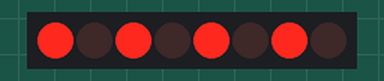
This sketch was run on a simulated Arduino Uno, built with avr-gcc and run on an emulated ATmega328P. Parts: 8 shift-register outputs drawn as a row of LEDs (first output left, lit = HIGH). Wiring (inferred from the names in the program): shift register (74HC595): data pin 2; shift clock pin 3; latch pin 4. Wiring (inferred from the signals the program sends): row of LEDs: on Q0, Q1, Q2, Q3, Q4, Q5, Q6, Q7.

Above: at 0.1 s.
At 1.1 s:
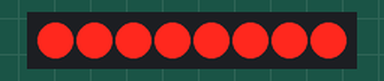
At 2.1 s:
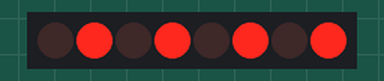
At 3.1 s:
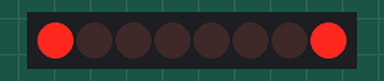
At 21.5 s:
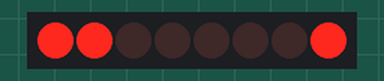
At 39.89 s:
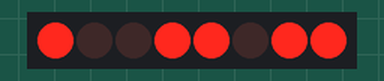
Timing chart, 0 to 40.0 s (numbered marks = the images above):
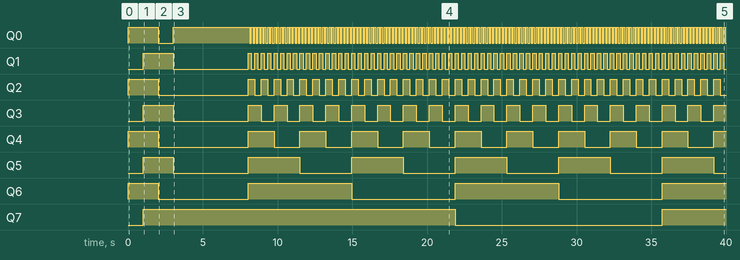

Measured:
- by itself, Q0: goes HIGH 2.0 s, LOW 1.0 s, HIGH 5.1 s, 147 × (LOW 0.11 s, HIGH 0.11 s), then LOW
- by itself, Q1: goes HIGH 2.0 s, LOW 5.0 s, 73 × (HIGH 0.22 s, LOW 0.22 s), HIGH 0.22 s, then LOW
- by itself, Q2: goes HIGH 2.0 s, LOW 6.0 s, 36 × (HIGH 0.43 s, LOW 0.43 s), HIGH 0.43 s, then LOW
- by itself, Q3: goes HIGH 2.0 s, LOW 5.0 s, 18 × (HIGH 0.87 s, LOW 0.87 s), then HIGH
- by itself, Q4: goes HIGH 2.0 s, LOW 6.0 s, 9 × (HIGH 1.7 s, LOW 1.7 s), then HIGH
- by itself, Q5: goes HIGH 2.0 s, LOW 5.0 s, 4 × (HIGH 3.5 s, LOW 3.5 s), HIGH 3.5 s, then LOW
- by itself, Q6: goes HIGH 2.0 s, LOW 6.0 s, HIGH 6.9 s, LOW 6.9 s, HIGH 6.9 s, LOW 6.9 s, then HIGH
- by itself, Q7: LOW → HIGH at 1.0 s, → LOW 20.9 s later, → HIGH 13.8 s later

The sketch:

sketch_circ_05.ino
```cpp
/* vim: set makeprg=make
 *     ---------------------------------------------------------
 *     |  Arduino Experimentation Kit Example Code             |
 *     |  CIRC-05 .: 8 More LEDs :. (74HC595 Shift Register)   |
 *     ---------------------------------------------------------
 *
 * We have already controlled 8 LEDs however this does it in a slightly
 * different manner. Rather than using 8 pins we will use just three
 * and an additional chip.
 *
 *
 */

#include <Arduino.h>
#include <ShiftRegister.h>


//Pin Definitions
//The 74HC595 uses a serial communication
//link which has three pins
short data = 2;
short clock = 3;
short latch = 4;
const short pinCount = 8;

/*
 * setup() - this function runs once when you turn your Arduino on
 * We set the three control pins to outputs
 */
void setup()
{
  pinMode(data, OUTPUT);
  pinMode(clock, OUTPUT);
  pinMode(latch, OUTPUT);
}

/*
 * loop() - this function will start after setup finishes and then repeat
 * we set which LEDs we want on then call a routine which sends the states to the 74HC595
 */
void loop()
{
  ShiftRegister<pinCount, byte> shiftRegister(data, clock, latch);

  // off on off on off on off on
  shiftRegister.setState(B01010101, true);
  delay(1000);

  shiftRegister.setState(B11111111, true);
  delay(1000);

  // on off on off on off on off
  shiftRegister.setPin(7, HIGH);
  shiftRegister.setPin(6, LOW);
  shiftRegister.setPin(5, HIGH);
  shiftRegister.setPin(4, LOW);
  shiftRegister.setPin(3, HIGH);
  shiftRegister.setPin(2, LOW);
  shiftRegister.setPin(1, HIGH);
  shiftRegister.setPin(0, LOW);
  shiftRegister.writeState();
  delay(1000);

  shiftRegister.setState(B10000001, true);
  delay(5000);

  short delayTime = 100;

  // Count backwards from 255 to 0.
  for (byte i = B11111111 ; i >= B00000000; i--) {
    shiftRegister.setState(i);
    shiftRegister.writeState();
    delay(delayTime);
  }

  // Count forwards from 0 to 255.
  for (byte i = B11111111; i >= B00000000; i--) {
    shiftRegister.setState(i);
    shiftRegister.writeState();
    delay(delayTime);
  }
}
```
